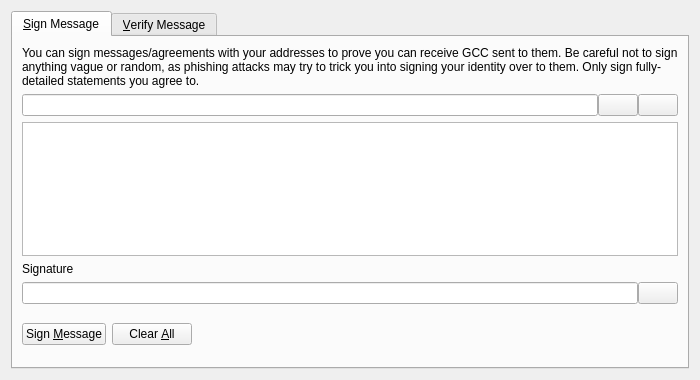
<?xml version="1.0" encoding="UTF-8"?>
<ui version="4.0">
 <class>SignVerifyMessageDialog</class>
 <widget class="QDialog" name="SignVerifyMessageDialog">
  <property name="geometry">
   <rect>
    <x>0</x>
    <y>0</y>
    <width>700</width>
    <height>380</height>
   </rect>
  </property>
  <property name="windowTitle">
   <string>Signatures - Sign / Verify a Message</string>
  </property>
  <property name="modal">
   <bool>true</bool>
  </property>
  <layout class="QVBoxLayout" name="verticalLayout">
   <item>
    <widget class="QTabWidget" name="tabWidget">
     <property name="currentIndex">
      <number>0</number>
     </property>
     <widget class="QWidget" name="tabSignMessage">
      <attribute name="title">
       <string>&amp;Sign Message</string>
      </attribute>
      <layout class="QVBoxLayout" name="verticalLayout_SM">
       <item>
        <widget class="QLabel" name="infoLabel_SM">
         <property name="text">
          <string>You can sign messages/agreements with your addresses to prove you can receive GCC sent to them. Be careful not to sign anything vague or random, as phishing attacks may try to trick you into signing your identity over to them. Only sign fully-detailed statements you agree to.</string>
         </property>
         <property name="textFormat">
          <enum>Qt::PlainText</enum>
         </property>
         <property name="wordWrap">
          <bool>true</bool>
         </property>
        </widget>
       </item>
       <item>
        <layout class="QHBoxLayout" name="horizontalLayout_1_SM">
         <property name="spacing">
          <number>0</number>
         </property>
         <item>
          <widget class="QValidatedLineEdit" name="addressIn_SM">
           <property name="toolTip">
            <string>The GCC address to sign the message with</string>
           </property>
          </widget>
         </item>
         <item>
          <widget class="QPushButton" name="addressBookButton_SM">
           <property name="toolTip">
            <string>Choose previously used address</string>
           </property>
           <property name="text">
            <string/>
           </property>
           <property name="shortcut">
            <string>Alt+A</string>
           </property>
           <property name="autoDefault">
            <bool>false</bool>
           </property>
          </widget>
         </item>
         <item>
          <widget class="QPushButton" name="pasteButton_SM">
           <property name="toolTip">
            <string>Paste address from clipboard</string>
           </property>
           <property name="text">
            <string/>
           </property>
           <property name="shortcut">
            <string>Alt+P</string>
           </property>
           <property name="autoDefault">
            <bool>false</bool>
           </property>
          </widget>
         </item>
        </layout>
       </item>
       <item>
        <widget class="QPlainTextEdit" name="messageIn_SM">
         <property name="toolTip">
          <string>Enter the message you want to sign here</string>
         </property>
        </widget>
       </item>
       <item>
        <widget class="QLabel" name="signatureLabel_SM">
         <property name="text">
          <string>Signature</string>
         </property>
         <property name="textFormat">
          <enum>Qt::PlainText</enum>
         </property>
        </widget>
       </item>
       <item>
        <layout class="QHBoxLayout" name="horizontalLayout_2_SM">
         <property name="spacing">
          <number>0</number>
         </property>
         <item>
          <widget class="QLineEdit" name="signatureOut_SM">
           <property name="font">
            <font>
             <italic>true</italic>
            </font>
           </property>
           <property name="readOnly">
            <bool>true</bool>
           </property>
          </widget>
         </item>
         <item>
          <widget class="QPushButton" name="copySignatureButton_SM">
           <property name="toolTip">
            <string>Copy the current signature to the system clipboard</string>
           </property>
           <property name="text">
            <string/>
           </property>
           <property name="autoDefault">
            <bool>false</bool>
           </property>
          </widget>
         </item>
        </layout>
       </item>
       <item>
        <layout class="QHBoxLayout" name="horizontalLayout_3_SM">
         <item>
          <widget class="QPushButton" name="signMessageButton_SM">
           <property name="toolTip">
            <string>Sign the message to prove you own this GCC address</string>
           </property>
           <property name="text">
            <string>Sign &amp;Message</string>
           </property>
           <property name="autoDefault">
            <bool>false</bool>
           </property>
          </widget>
         </item>
         <item>
          <widget class="QPushButton" name="clearButton_SM">
           <property name="toolTip">
            <string>Reset all sign message fields</string>
           </property>
           <property name="text">
            <string>Clear &amp;All</string>
           </property>
           <property name="autoDefault">
            <bool>false</bool>
           </property>
          </widget>
         </item>
         <item>
          <spacer name="horizontalSpacer_1_SM">
           <property name="orientation">
            <enum>Qt::Horizontal</enum>
           </property>
           <property name="sizeHint" stdset="0">
            <size>
             <width>40</width>
             <height>48</height>
            </size>
           </property>
          </spacer>
         </item>
         <item>
          <widget class="QLabel" name="statusLabel_SM">
           <property name="font">
            <font>
             <weight>75</weight>
             <bold>true</bold>
            </font>
           </property>
           <property name="text">
            <string/>
           </property>
           <property name="wordWrap">
            <bool>true</bool>
           </property>
          </widget>
         </item>
         <item>
          <spacer name="horizontalSpacer_2_SM">
           <property name="orientation">
            <enum>Qt::Horizontal</enum>
           </property>
           <property name="sizeHint" stdset="0">
            <size>
             <width>40</width>
             <height>48</height>
            </size>
           </property>
          </spacer>
         </item>
        </layout>
       </item>
      </layout>
     </widget>
     <widget class="QWidget" name="tabVerifyMessage">
      <attribute name="title">
       <string>&amp;Verify Message</string>
      </attribute>
      <layout class="QVBoxLayout" name="verticalLayout_VM">
       <item>
        <widget class="QLabel" name="infoLabel_VM">
         <property name="text">
          <string>Enter the receiver's address, message (ensure you copy line breaks, spaces, tabs, etc. exactly) and signature below to verify the message. Be careful not to read more into the signature than what is in the signed message itself, to avoid being tricked by a man-in-the-middle attack. Note that this only proves the signing party receives with the address, it cannot prove sendership of any transaction!</string>
         </property>
         <property name="textFormat">
          <enum>Qt::PlainText</enum>
         </property>
         <property name="alignment">
          <set>Qt::AlignLeading|Qt::AlignLeft|Qt::AlignTop</set>
         </property>
         <property name="wordWrap">
          <bool>true</bool>
         </property>
        </widget>
       </item>
       <item>
        <layout class="QHBoxLayout" name="horizontalLayout_1_VM">
         <property name="spacing">
          <number>0</number>
         </property>
         <item>
          <widget class="QValidatedLineEdit" name="addressIn_VM">
           <property name="toolTip">
            <string>The GCC address the message was signed with</string>
           </property>
          </widget>
         </item>
         <item>
          <widget class="QPushButton" name="addressBookButton_VM">
           <property name="toolTip">
            <string>Choose previously used address</string>
           </property>
           <property name="text">
            <string/>
           </property>
           <property name="shortcut">
            <string>Alt+A</string>
           </property>
           <property name="autoDefault">
            <bool>false</bool>
           </property>
          </widget>
         </item>
        </layout>
       </item>
       <item>
        <widget class="QPlainTextEdit" name="messageIn_VM"/>
       </item>
       <item>
        <widget class="QValidatedLineEdit" name="signatureIn_VM"/>
       </item>
       <item>
        <layout class="QHBoxLayout" name="horizontalLayout_2_VM">
         <item>
          <widget class="QPushButton" name="verifyMessageButton_VM">
           <property name="toolTip">
            <string>Verify the message to ensure it was signed with the specified GCC address</string>
           </property>
           <property name="text">
            <string>Verify &amp;Message</string>
           </property>
           <property name="autoDefault">
            <bool>false</bool>
           </property>
          </widget>
         </item>
         <item>
          <widget class="QPushButton" name="clearButton_VM">
           <property name="toolTip">
            <string>Reset all verify message fields</string>
           </property>
           <property name="text">
            <string>Clear &amp;All</string>
           </property>
           <property name="autoDefault">
            <bool>false</bool>
           </property>
          </widget>
         </item>
         <item>
          <spacer name="horizontalSpacer_1_VM">
           <property name="orientation">
            <enum>Qt::Horizontal</enum>
           </property>
           <property name="sizeHint" stdset="0">
            <size>
             <width>40</width>
             <height>48</height>
            </size>
           </property>
          </spacer>
         </item>
         <item>
          <widget class="QLabel" name="statusLabel_VM">
           <property name="font">
            <font>
             <weight>75</weight>
             <bold>true</bold>
            </font>
           </property>
           <property name="text">
            <string/>
           </property>
           <property name="wordWrap">
            <bool>true</bool>
           </property>
          </widget>
         </item>
         <item>
          <spacer name="horizontalSpacer_2_VM">
           <property name="orientation">
            <enum>Qt::Horizontal</enum>
           </property>
           <property name="sizeHint" stdset="0">
            <size>
             <width>40</width>
             <height>48</height>
            </size>
           </property>
          </spacer>
         </item>
        </layout>
       </item>
      </layout>
     </widget>
    </widget>
   </item>
  </layout>
 </widget>
 <customwidgets>
  <customwidget>
   <class>QValidatedLineEdit</class>
   <extends>QLineEdit</extends>
   <header>qvalidatedlineedit.h</header>
  </customwidget>
 </customwidgets>
 <resources>
  <include location="../TheGCCcoin.qrc"/>
 </resources>
 <connections/>
</ui>
